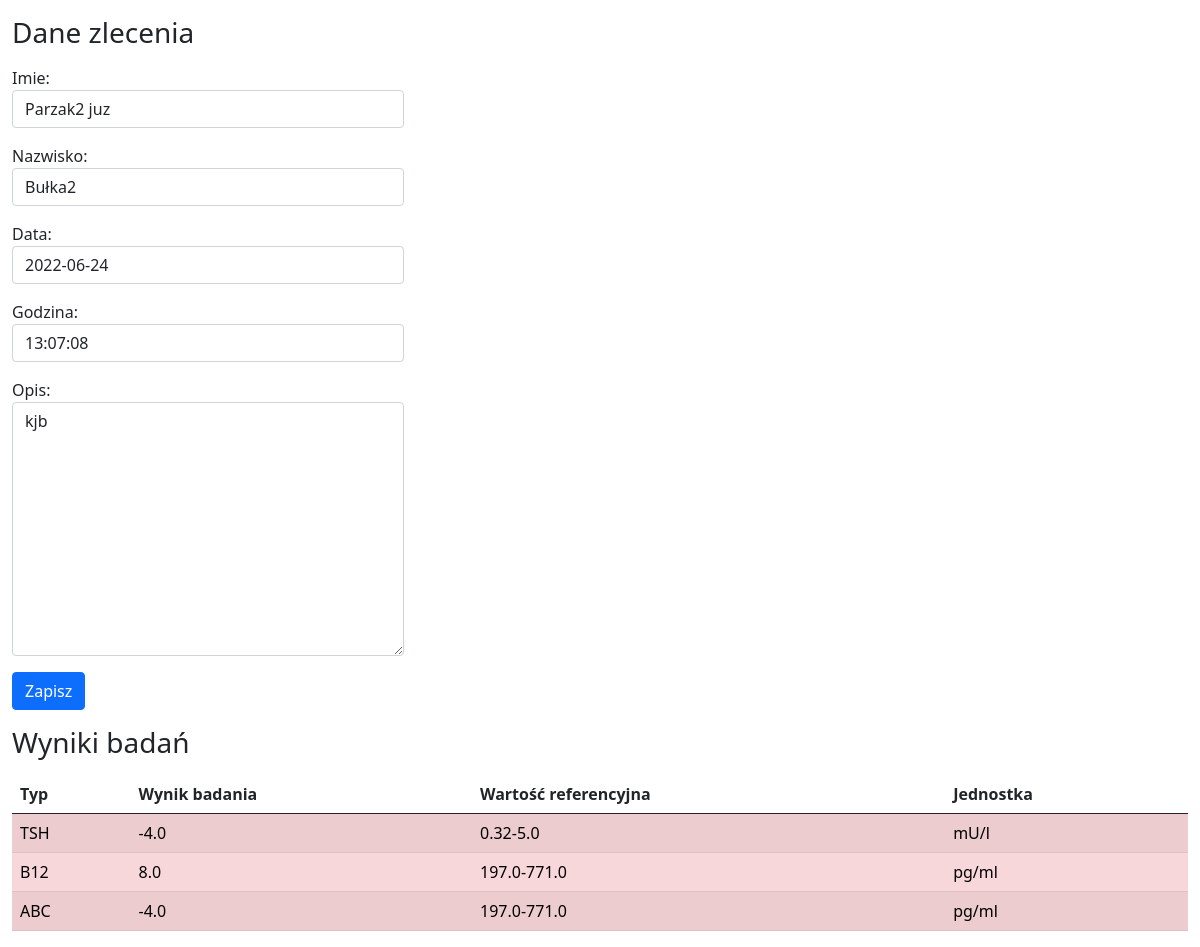
Screenshot of /badania/2/edycja_zlecenia with the database file from the repository.
### badania/models.py (models this page shows, shortened)
class Zlecenie(models.Model):
    imie=models.CharField(max_length=80)
    nazwisko=models.CharField(max_length=80)
    data=models.DateField(default=datetime.datetime.today)
    godzina=models.TimeField(default=datetime.datetime.now)
    opis=models.TextField(blank=True)
    @property
    def wykonane(self):
        return len(self.wyniki.all())==len(TypBadan.objects.all())

class Badanie(models.Model):
    typBadania=models.ForeignKey(TypBadan, on_delete=models.PROTECT, related_name='wyniki')
    wynik=models.FloatField()
    zlecenie=models.ForeignKey(Zlecenie, on_delete=models.CASCADE, related_name='wyniki')
    class Meta:
        constraints = [models.UniqueConstraint(fields=['typBadania','zlecenie'], name='badanie')]
    @property
    def w_normie(self):
        return self.typBadania.min_wart_ref<=self.wynik<=self.typBadania.maks_wart_ref

class TypBadan(models.Model):
    nazwa=models.CharField(max_length=80, unique=True)
    jednostka=models.CharField(max_length=80)
    min_wart_ref=models.FloatField()
    maks_wart_ref=models.FloatField()

### badania/views.py (the view, shortened to what this page needs)
# urls.py: path("<int:pk>/edycja_zlecenia",views.edycja_zlecenia,name="edycja_zlecenia"),
def edycja_zlecenia(request,pk):
    zlecenie=get_object_or_404(Zlecenie,pk=pk)
    form=ZlecenieForm(instance=zlecenie)
    form_badanie=BadanieForm()
    badania=zlecenie.wyniki.all()
    zrobione_pk=[b.typBadania.pk for b in badania]
    typy=TypBadan.objects.exclude(pk__in=zrobione_pk)
    form_badanie.fields['typBadania'].queryset=typy
    context={'form':form, 'form_badanie':form_badanie, 'badania':badania, 'zlecenie':zlecenie}
    return render(request, "badania/edycja_zlecenia.html",context)

### badania/models.py
class ZlecenieForm(ModelForm):
    zlecenie_form = BooleanField(widget=HiddenInput, initial=True)
    class Meta:
        model=Zlecenie
        fields='__all__'
    def __init__(self, *args, **kwargs):
        super(ZlecenieForm, self).__init__(*args, **kwargs)
        for visible in self.visible_fields():
            visible.field.widget.attrs['class'] = 'form-control'

class BadanieForm(ModelForm):
    badanie_form = BooleanField(widget=HiddenInput, initial=True)
    class Meta:
        model=Badanie
        exclude = ['zlecenie']
    def __init__(self, *args, **kwargs):
        super(BadanieForm, self).__init__(*args, **kwargs)
        for visible in self.visible_fields():
            visible.field.widget.attrs['class'] = 'form-control'

### badania/templates/badania/edycja_zlecenia.html (shortened to what this page needs)
{% extends "base.html" %}
{% block 'body' %}
<div class='container-fluid'>
  <p>
    <h3>Dane zlecenia</h3>
  </p>
  <div class="col-md-4">
    <form method="post">
      {{form.as_p}}
      <button type="submit" class="btn btn-primary">Zapisz</button>
    </form>
  </div>
  <div>
    <p>
      <h3>Wyniki badań</h3>
    </p>
    <table class="table table-striped">
      <thead>
        <tr>
          <th scope="col">Typ</th>
          <th scope="col">Wynik badania</th>
          <th scope="col">Wartość referencyjna</th>
          <th scope="col">Jednostka</th>
        </tr>
      </thead>
      <tbody>
        {% for badanie in badania %}
          {% if badanie.w_normie %}
          <tr>
          {% else %}
          <tr class="table-danger">
          {% endif %}
              <td>{{badanie.typBadania.nazwa}}</td>
              <td>{{badanie.wynik}}</td>
              <td>{{badanie.typBadania.min_wart_ref}}-{{badanie.typBadania.maks_wart_ref}}</td>
              <td>{{badanie.typBadania.jednostka}}</td>
          </tr>
        {% endfor %}
      </tbody>
    </table>
  </div>
{% endblock %}

### badania/templates/base.html (shortened to what this page needs)
<html lang="pl-PL">
<head>
  <link href="https://cdn.jsdelivr.net/npm/bootstrap@5.0.2/dist/css/bootstrap.min.css" rel="stylesheet">
</head>
<body>
  {% block 'body' %}
  {% endblock %}
</body>
</html>

### rows the page displays
Zlecenie: imie "Parzak2 juz", nazwisko "Bułka2", data "2022-06-24", godzina "13:07:08", opis "kjb"
Badanie: typBadania.nazwa "TSH", wynik "-4.0", typBadania.min_wart_ref "0.32", typBadania.maks_wart_ref "5.0", typBadania.jednostka "mU/l"
Badanie: typBadania.nazwa "B12", wynik "8.0", typBadania.min_wart_ref "197.0", typBadania.maks_wart_ref "771.0", typBadania.jednostka "pg/ml"
Badanie: typBadania.nazwa "ABC", wynik "-4.0", typBadania.min_wart_ref "197.0", typBadania.maks_wart_ref "771.0", typBadania.jednostka "pg/ml"
